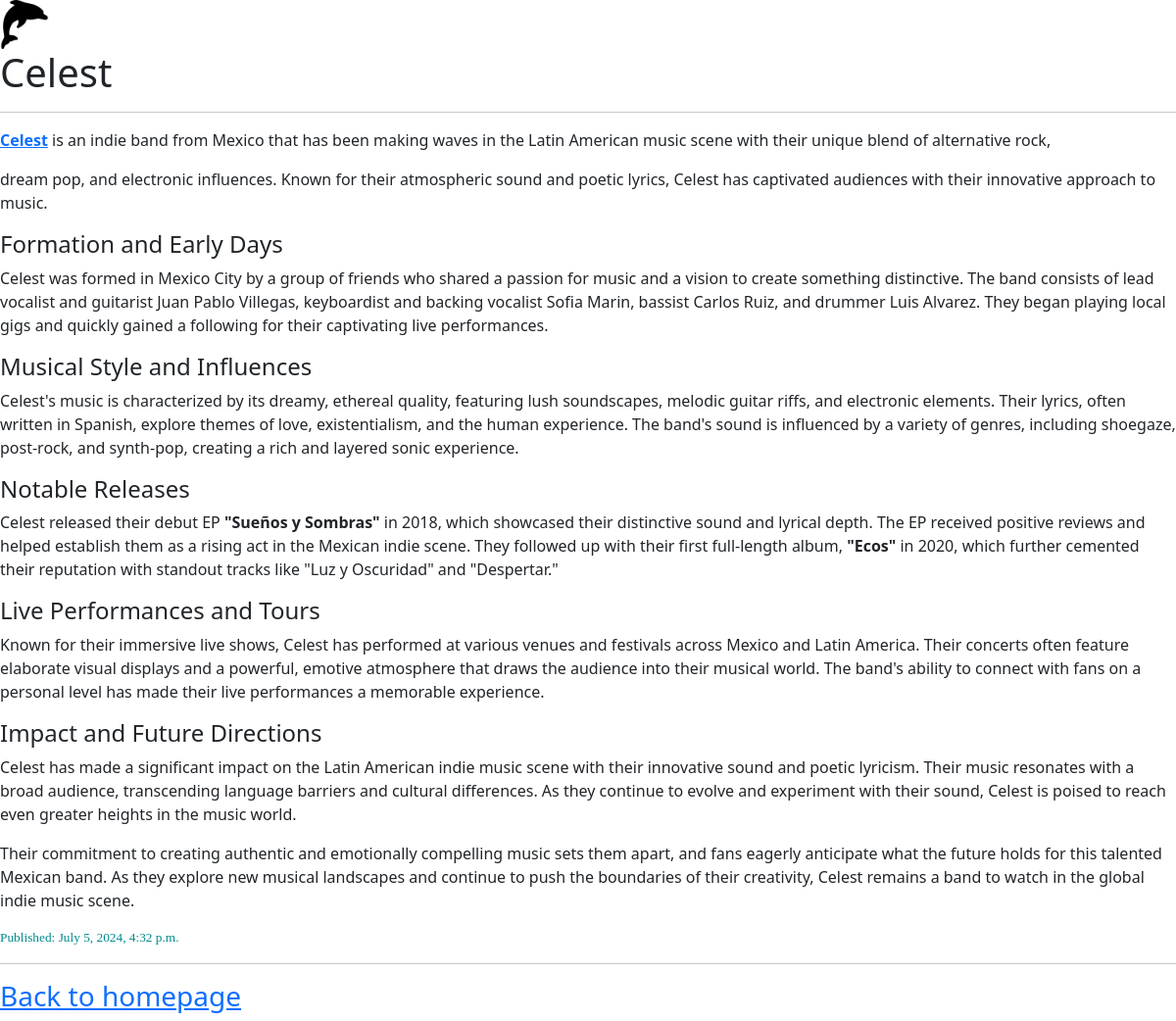
/post/celest, run on the app's committed database.
### blog_post/models.py (models this page shows, shortened)
class Post(models.Model):
    title = models.CharField(max_length=200)
    slug = models.CharField(max_length=200)
    content = models.TextField()
    pub_date = models.DateTimeField(auto_now_add = True)
    class Meta:
        ordering = ['-pub_date']

### blog_post/views.py (the view)
# urls.py: path('post/<slug:slug>', showPost),
def showPost(requests, slug):
    try:
        post = Post.objects.get(slug=slug)
    except ObjectDoesNotExist:
        return redirect("/")
    except MultipleObjectsReturned:
        return redirect("/")
    return render(requests, "pages/post.html", locals())

### libraries/filter/markdown_filter.py (called while the page is built)
@register.filter()
@stringfilter
def markdown(value):
    return md.markdown(value, extensions=['markdown.extensions.fenced_code'])

### templates/pages/post.html
{% extends "scaffolds/base.html" %}
{% block content %}
    <h1> {{ post.title }} </h1>
    <hr>
    {% load markdown_tag %}
    <p class="post_body"> {{ post.content | markdown | safe }} </p>
    <p class="post_date"> Published: {{ post.pub_date }}</p>
{% endblock %}

### templates/components/header.css.html (style rules this page uses)
.post_body { font-family: Optima; font-size: 16pt; font-weight: bold; letter-spacing: 1pt }
.post_date { font-family: Optima; color: DarkCyan; font-size: 10pt; }

### data on the page
Post: title "Celest", content "Celest is an indie band from Mexico that has been making waves in the Latin American music scene with their unique blend of alternative rock, dream pop, and electronic influences. Known for their atmospheric sound and poetic lyrics, Celest has captivated audiences with their innovative approach to music. Formation and Early Days Celest was formed in Mexico City by a group of friends who shared a passion for music and a vision to create something distinctive. The band consists of lead vocalist and guitarist Juan Pablo Villegas, keyboardist and backing vocalist Sofia Marin, bassist Carlos Ruiz, and drummer Luis Alvarez. They began playing local gigs and quickly gained a following for their…", pub_date "July 5, 2024, 4:32 p.m."
